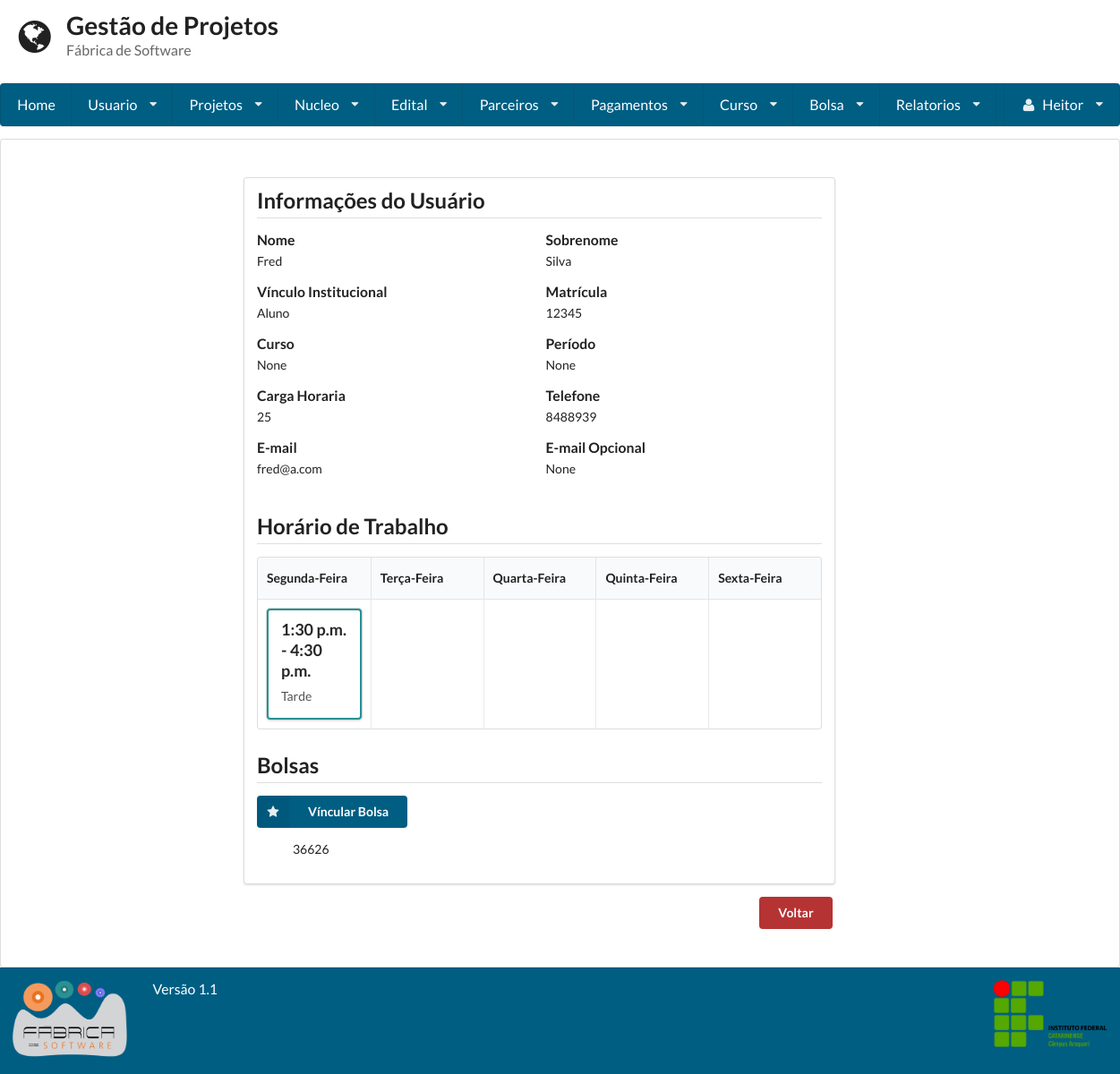
The page /visualizar_usuario/3/ (signed in) on the database its author committed.
### gestaoapp/models/usuario.py (models this page shows, shortened)
class Usuario(User):
    PERIODO_CHOICES = (
        ('primeiro', '1° Semestre'),
        ('segundo', '2° Semestre'),
        ('terceiro', '3° Semestre'),
        ('quarto', '4° Semestre'),
        ('quinto', '5° Semestre'),
        ('sexto', '6° Semestre'),
        ('setimo', '7° Semestre'),
        ('oitavo', '8° Semestre'),
        ('nono', '9° Semestre'),
        ('decimo', '10° Semestre'),
    )
    VINCULO_CHOICES = (
        ('Aluno', 'Aluno'),
        ('Professor', 'Professor'),
    )
    periodo = models.CharField(
        max_length=255, null=True, blank=True,
        choices=PERIODO_CHOICES
    )
    vinculo_institucional = models.CharField(
        max_length=255, null=True, blank=True,
        choices=VINCULO_CHOICES)
    email_opcional = models.EmailField(max_length=254, null=True, blank=True)
    matricula = models.CharField(max_length=255, unique=True)
    foto = models.ImageField(upload_to='profile_images')
    carga_horaria = models.IntegerField(validators=[MaxValueValidator(100), MinValueValidator(1)])
    telefone1 = models.CharField(max_length=11)
    telefone2 = models.CharField(max_length=11, blank=True, null=True)
    curso = models.ForeignKey(Curso, null=True, blank=True)
    verificacao = models.CharField(max_length=255, null=True, blank=True, unique=True)
    lattes = models.URLField(null=True, blank=True)
    desc = models.TextField()
    super_adm = models.BooleanField(default=False)

### gestaoapp/models/horario.py (models this page shows)
class Horario(models.Model):
    MANHA = 'MA'
    TARDE = 'TA'
    NOITE = 'NO'
    HORARIO_CHOICES = (
        (MANHA, 'Manha'),
        (TARDE, 'Tarde'),
        (NOITE, 'Noite'),
    )
    turno = models.CharField(
        max_length=2,
        choices=HORARIO_CHOICES
    )
    SEGUNDA = 'SEG'
    TERCA = 'TER'
    QUARTA = 'QUA'
    QUINTA = 'QUI'
    SEXTA = 'SEX'
    DIA_CHOICES = (
        (SEGUNDA, 'Segunda-Feira'),
        (TERCA, 'Terca-Feira'),
        (QUARTA, 'Quarta-Feira'),
        (QUINTA, 'Quinta-Feira'),
        (SEXTA, 'Sexta-Feira'),
    )
    data = models.CharField(
        max_length=255,
        choices=DIA_CHOICES
    )
    usuario = models.ForeignKey(Usuario, null=False, blank=False)
    hora_inicio = models.TimeField()
    hora_fim = models.TimeField()

### gestaoapp/models/vinculo.py (models this page shows, shortened)
class Vinculo(models.Model):
    status = models.BooleanField(default=True)
    dt_inicio = models.DateField(null=True, blank=True)
    dt_termino = models.DateField(null=True, blank=True)
    bolsa = models.ForeignKey(Bolsa, null=True, on_delete=models.CASCADE)
    usuario = models.ForeignKey(Usuario, null=True, on_delete=models.CASCADE)

### gestaoapp/models/bolsa.py (models this page shows, shortened)
class Bolsa(models.Model):
    codigo = models.CharField(max_length=255)
    valor = models.DecimalField(max_digits=8, decimal_places=2)
    dt_inicio = models.DateField()
    dt_termino = models.DateField()
    edital = models.ForeignKey(Edital)
    qtd_pagamento = models.IntegerField(default=0, null=True, blank=True)
    status = models.BooleanField(default=True)
    vinculos = models.ManyToManyField(Usuario, through='Vinculo', blank=True)
    data_hora_cadastro = models.DateTimeField(auto_now=True)
    responsavel_cadastro = models.ForeignKey(User, related_name= 'responsavel')
    responsavel_gerencia = models.ForeignKey(Usuario, related_name= 'responsavel_gerencia')

### gestaoapp/views/usuario.py (the view, shortened to what this page needs)
# urls.py: url(r'^visualizar_usuario/(?P<usuario_id>\d+)/$', VisualizarUsuario.as_view()),
class VisualizarUsuario(LoginRequiredMixin, View):
    template = "usuario/visualizar.html"
    def get(self, request, usuario_id=None):
        if usuario_id:
            usuario = Usuario.objects.get(id=usuario_id)
            horarios = TabelaHorarios().get(usuario)
            vinculos = Vinculo.objects.filter(usuario=usuario)
            return render(request, self.template, {'usuario': usuario, 'horarios': horarios, 'vinculos': vinculos})
        else:
            return render(request, self.template, {})

### gestaoapp/controls/tabela_horarios.py (called while the page is built)
    def get(self, usuario):
        horarios = Horario.objects.filter(usuario=usuario).order_by('hora_inicio', 'hora_fim')
        return self.organizarHorarios(horarios)

    def organizarHorarios(self, horarios):
        horarios_organizados_por_dia = {}
        for horario in horarios:
            if horario.data in horarios_organizados_por_dia:
                horarios_organizados_por_dia[horario.data].append(horario)
            else:
                horarios_organizados_por_dia[horario.data] = [horario]
        return horarios_organizados_por_dia

### gestaoapp/templatetags/get_dict_item.py (called while the page is built)
@register.filter(name='get_dict_item')
def get_dict_item(dictionary, key):
    return dictionary.get(key)

### gestaoapp/templates/usuario/visualizar.html (shortened to what this page needs)
{% extends 'base.html'%}
{% load staticfiles %}
{% block conteudo %}
    {% if user.is_superuser or user.id == usuario.id %}
	<div class="ui grid">
		<div class="row">
			<div class="fifteen wide column">
				<div class="ui segment form">
                    <h2 class="ui dividing header">
			            Informações do Usuário
			        </h2>
					<div class="two fields">
						<div class="field">
							<label>Nome</label>
							{{ usuario.first_name }}
						</div>
						<div class="field">
							<label>Sobrenome</label>
							{{usuario.last_name}}
						</div>
					</div>
					<div class="two fields">
						<div class="field">
							<label>Vínculo Institucional</label>
							{{usuario.vinculo_institucional}}
						</div>
						<div class="field">
							<label>Matrícula</label>
								{{usuario.matricula}}
						</div>
					</div>
					<div class="two fields">
						<div class="field">
							<label>Curso</label>
							{{usuario.curso}}
						</div>
						<div class="field">
							<label>Período</label>
							{{usuario.periodo}}
						</div>
					</div>
					<div class="two fields">
						<div class="field">
							<label>Carga Horaria</label>
							{{usuario.carga_horaria}}
						</div>
						<div class="field">
							<label>Telefone</label>
							{{usuario.telefone1}}
						</div>
					</div>
					<div class="two fields">
						<div class="field">
							<label>E-mail</label>
							{{usuario.email}}
						</div>
						<div class="field">
							<label>E-mail Opcional</label>
							{{usuario.email_opcional}}
						</div>
					</div>
                    <h2 class="ui dividing header">
                        Horário de Trabalho
                    </h2>
                    {% include 'horario/tabela_horarios.html' %}
                    {% if usuario.vinculo_institucional == 'Aluno' %}
                    <h2 class="ui dividing header">
                        Bolsas
                    </h2>
                    <a href="/vinculo/" class="ui azul_escuro left labeled icon button">
                        <i class="star icon"></i>
                        Víncular Bolsa
                    </a>
                    {% endif %}
                    {% if vinculos %}
                    <li class="ui celled list">
                        {% for vinculo in vinculos %}
                        <ul>{{ vinculo.bolsa.codigo }}</ul>
                        {% endfor %}
                    </li>
                    {% endif %}
				</div>
				<a href='/consulta_usuario/'><button class='ui red button direita '>Voltar</button></a>
			</div>
		</div>
	</div>
    {% endif %}
{% endblock %}

### gestaoapp/templates/base.html (shortened to what this page needs)
<!doctype html>
<head>
    {% load staticfiles %}
    <link rel="stylesheet" href="{% static 'semantic-2.1/dist/semantic.css' %}"/>
    <link rel="stylesheet" href="{% static 'base.css' %}"/>
</head>
<body class="cor-fundo">
<header class="cabecalho">
    <div class="ui grid">
        <div class="row">
            <div class='twelve wide column'>
                <h1 class="ui header">
                    <i class='ui icon world'></i>
                    <div class="ui content">
                        Gestão de Projetos
                        <p class="sub header">
                            Fábrica de Software
                        </p>
                    </div>
                </h1>
            </div>
        </div>
        {% if user.is_authenticated %}
            <div class="computer only row">
                <nav class="ui large menu stackable"><a class="item" href="/home">Home</a>
                    <div class="ui dropdown item">Usuario<i class="dropdown icon"></i>
                    </div>
                    <div class="ui dropdown item">Projetos<i class="dropdown icon"></i>
                    </div>
                    <div class="ui dropdown item">Nucleo<i class="dropdown icon"></i>
                    </div>
                    <div class="ui dropdown item">Edital<i class="dropdown icon"></i>
                    </div>
                    <div class="ui dropdown item">Parceiros<i class="dropdown icon"></i>
                    </div>
                    <div class="ui dropdown item">Pagamentos<i class="dropdown icon"></i>
                    </div>
                    {% if user.is_superuser %}
                        <div class="ui dropdown item">Curso<i class="dropdown icon"></i>
                        </div>
                    {% endif %}
                    {% if user.is_superuser %}
                        <div class="ui dropdown item">Bolsa<i class="dropdown icon"></i>
                        </div>
                    {% endif %}
                    {% if user.is_superuser %}
                        <div class="ui dropdown item">Relatorios<i class="dropdown icon"></i>
                        </div>
                    {% endif %}
                    <div class="ui dropdown item right floated"><i class="user icon"></i>
                        {{ request.user.first_name }} <i class="dropdown icon"></i>
                    </div>
                </nav>
            </div>
        {% endif %}
    </div>
</header>
<article class="corpo ui segment cor-conteudo">
    <div class="ui grid">
        <div class="row">
            <div class="three wide column"></div>
            <div class="ten wide column">
                {% block conteudo %}
                {% endblock %}
            </div>
        </div>
    </div>
</article>
<footer class="ui grid rodape verde_escuro">
    <div class="two wide column">
        <img class="ui small image" src="{% static 'fabrica.png' %}">
    </div>
    <div class=" twelve wide column">
        <label class="centered"> Versão 1.1 </label>
    </div>
    <div class="two wide column">
        <img class="ui small image" src="{% static 'ifc2.png' %}">
    </div>
</footer>
</body>
</html>

### gestaoapp/templates/horario/tabela_horarios.html (shortened to what this page needs)
{% if horarios %}
{% with 'Segunda-Feira Terça-Feira Quarta-Feira Quinta-Feira Sexta-Feira' as dias_da_semana %}
    <table class="ui celled fixed table">
        <thead>
            <tr>
                {% for dia in dias_da_semana.split %}
                <th>{{ dia }}</th>
                {% endfor %}
            </tr>
        </thead>
        <tbody>
            <tr>
            {% for dia in dias_da_semana.split %}
                <td class="top_td">
                {% with dia|slice:"0:3"|upper as dia_prefixo %}
                {% for horario in horarios|get_dict_item:dia_prefixo %}
                    <div class="ui
                     {% if horario.turno == 'MA' %}
                        laranja_fabrica
                    {% elif horario.turno == 'TA' %}
                        verde_fabrica
                    {% elif horario.turno == 'NO' %}
                        vermelho_fabrica
                    {% endif %}
                     horario_card card">
                        <div class="content">
                            <div class="header">
                                {{ horario.hora_inicio }} - {{ horario.hora_fim }}
                            </div>
                            <div class="description">
                                {% if horario.turno == 'MA' %}
                                    Manhã
                                {% elif horario.turno == 'TA' %}
                                    Tarde
                                {% elif horario.turno == 'NO' %}
                                    Noite
                                {% endif %}
                            </div>
                        </div>
                    </div>
                {% endfor %}
                {% endwith %}
                </td>
            {% endfor %}
            </tr>
        </tbody>
    </table>
{% endwith %}
{% endif %}

### static/base.css (style rules this page uses)
.direita { float: right; }
.ui.grid { margin: 0 !important; padding: 0 !important; }
.cabecalho { min-height: 16% !important; color: #005e83 !important; }
.cabecalho .grid { margin: 0 !important; padding: 0 !important; }
.corpo { min-height: 64.9% !important; }
.rodape { min-height: 11% !important; }
article { margin: 0 !important; }
.red { background-color: #B63333 !important; }
.verde_escuro { background: #005e83 !important; color: #FFFFFF !important; }
.ui.menu { width: 100% !important; background-color: #005e83 !important; }
.ui.menu > .item { color: #FFF !important; }
label { font-size: 1.125em !important; }
.azul_escuro { background: #005e83 !important; color: #FFFFFF !important; }
.top_td { vertical-align: baseline; }
.horario_card { border: 2px solid #000000 !important; }
.verde_fabrica { border-color: #289191 !important; }

### rows shown on the page
Usuario: vinculo_institucional "Aluno", matricula "12345", curso "None", periodo "None", carga_horaria "25", telefone1 "8488939", email_opcional "None"
Horario: hora_inicio "1:30 p.m.", hora_fim "4:30 p.m.", turno "Tarde"
Vinculo: bolsa.codigo "36626"

### other values the page prints
{{ request.user.first_name }} "Heitor"
{{ usuario.first_name }} "Fred"
{{ usuario.last_name }} "Silva"
{{ usuario.email }} "fred@a.com"
{{ dia }} "Segunda-Feira" "Terça-Feira" "Quarta-Feira" "Quinta-Feira" "Sexta-Feira"
